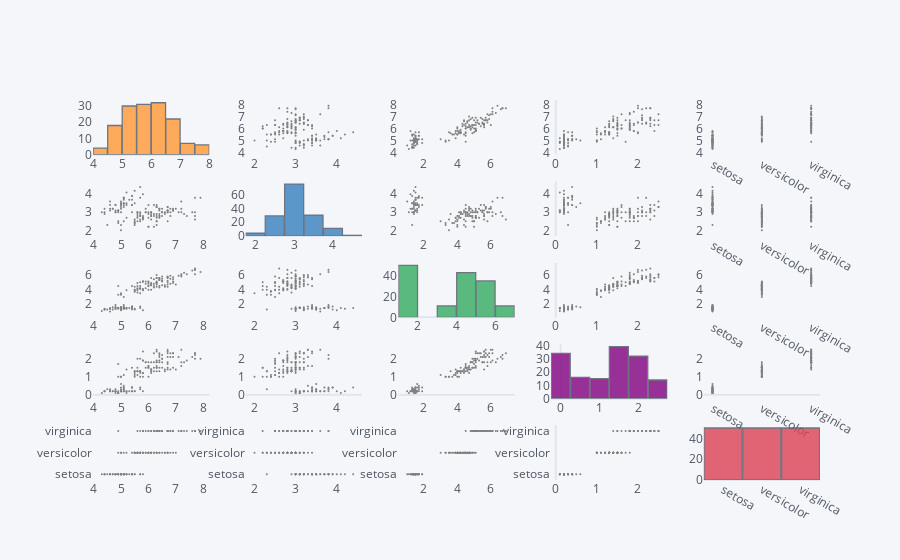

Source (notebook cell):
### Code cell
#scatter_matrix

df.scatter_matrix()

### Figure 1 — Plotly figure (JSON) as saved in the notebook; plotly's stock layout.template omitted (floating-point values rounded to 4 significant figures; data arrays with more than 128 entries replaced by an {"elided": "..."} marker saying what was removed)
{"data": [{"histfunc": "count", "histnorm": "", "marker": {"color": "rgba(255, 153, 51, 1.0)", "line": {"color": "#4D5663", "width": 1.3}}, "name": "sepal_length", "nbinsx": 10, "opacity": 0.8, "orientation": "v", "type": "histogram", "x": {"elided": "150 float values"}, "xaxis": "x", "yaxis": "y"}, {"line": {"color": "rgba(128, 128, 128, 1.0)", "dash": "solid", "shape": "linear", "width": 1.3}, "marker": {"size": 2, "symbol": "circle"}, "mode": "markers", "name": "sepal_length", "text": "", "type": "scatter", "x": {"elided": "150 float values"}, "xaxis": "x2", "y": {"elided": "150 float values"}, "yaxis": "y2"}, {"line": {"color": "rgba(128, 128, 128, 1.0)", "dash": "solid", "shape": "linear", "width": 1.3}, "marker": {"size": 2, "symbol": "circle"}, "mode": "markers", "name": "sepal_length", "text": "", "type": "scatter", "x": {"elided": "150 float values"}, "xaxis": "x3", "y": {"elided": "150 float values"}, "yaxis": "y3"}, {"line": {"color": "rgba(128, 128, 128, 1.0)", "dash": "solid", "shape": "linear", "width": 1.3}, "marker": {"size": 2, "symbol": "circle"}, "mode": "markers", "name": "sepal_length", "text": "", "type": "scatter", "x": {"elided": "150 float values"}, "xaxis": "x4", "y": {"elided": "150 float values"}, "yaxis": "y4"}, {"line": {"color": "rgba(128, 128, 128, 1.0)", "dash": "solid", "shape": "linear", "width": 1.3}, "marker": {"size": 2, "symbol": "circle"}, "mode": "markers", "name": "sepal_length", "text": "", "type": "scatter", "x": {"elided": "150 str values"}, "xaxis": "x5", "y": {"elided": "150 float values"}, "yaxis": "y5"}, {"line": {"color": "rgba(128, 128, 128, 1.0)", "dash": "solid", "shape": "linear", "width": 1.3}, "marker": {"size": 2, "symbol": "circle"}, "mode": "markers", "name": "sepal_width", "text": "", "type": "scatter", "x": {"elided": "150 float values"}, "xaxis": "x6", "y": {"elided": "150 float values"}, "yaxis": "y6"}, {"histfunc": "count", "histnorm": "", "marker": {"color": "rgba(55, 128, 191, 1.0)", "line": {"color": "#4D5663", "width": 1.3}}, "name": "sepal_width", "nbinsx": 10, "opacity": 0.8, "orientation": "v", "type": "histogram", "x": {"elided": "150 float values"}, "xaxis": "x7", "yaxis": "y7"}, {"line": {"color": "rgba(128, 128, 128, 1.0)", "dash": "solid", "shape": "linear", "width": 1.3}, "marker": {"size": 2, "symbol": "circle"}, "mode": "markers", "name": "sepal_width", "text": "", "type": "scatter", "x": {"elided": "150 float values"}, "xaxis": "x8", "y": {"elided": "150 float values"}, "yaxis": "y8"}, {"line": {"color": "rgba(128, 128, 128, 1.0)", "dash": "solid", "shape": "linear", "width": 1.3}, "marker": {"size": 2, "symbol": "circle"}, "mode": "markers", "name": "sepal_width", "text": "", "type": "scatter", "x": {"elided": "150 float values"}, "xaxis": "x9", "y": {"elided": "150 float values"}, "yaxis": "y9"}, {"line": {"color": "rgba(128, 128, 128, 1.0)", "dash": "solid", "shape": "linear", "width": 1.3}, "marker": {"size": 2, "symbol": "circle"}, "mode": "markers", "name": "sepal_width", "text": "", "type": "scatter", "x": {"elided": "150 str values"}, "xaxis": "x10", "y": {"elided": "150 float values"}, "yaxis": "y10"}, {"line": {"color": "rgba(128, 128, 128, 1.0)", "dash": "solid", "shape": "linear", "width": 1.3}, "marker": {"size": 2, "symbol": "circle"}, "mode": "markers", "name": "petal_length", "text": "", "type": "scatter", "x": {"elided": "150 float values"}, "xaxis": "x11", "y": {"elided": "150 float values"}, "yaxis": "y11"}, {"line": {"color": "rgba(128, 128, 128, 1.0)", "dash": "solid", "shape": "linear", "width": 1.3}, "marker": {"size": 2, "symbol": "circle"}, "mode": "markers", "name": "petal_length", "text": "", "type": "scatter", "x": {"elided": "150 float values"}, "xaxis": "x12", "y": {"elided": "150 float values"}, "yaxis": "y12"}, {"histfunc": "count", "histnorm": "", "marker": {"color": "rgba(50, 171, 96, 1.0)", "line": {"color": "#4D5663", "width": 1.3}}, "name": "petal_length", "nbinsx": 10, "opacity": 0.8, "orientation": "v", "type": "histogram", "x": {"elided": "150 float values"}, "xaxis": "x13", "yaxis": "y13"}, {"line": {"color": "rgba(128, 128, 128, 1.0)", "dash": "solid", "shape": "linear", "width": 1.3}, "marker": {"size": 2, "symbol": "circle"}, "mode": "markers", "name": "petal_length", "text": "", "type": "scatter", "x": {"elided": "150 float values"}, "xaxis": "x14", "y": {"elided": "150 float values"}, "yaxis": "y14"}, {"line": {"color": "rgba(128, 128, 128, 1.0)", "dash": "solid", "shape": "linear", "width": 1.3}, "marker": {"size": 2, "symbol": "circle"}, "mode": "markers", "name": "petal_length", "text": "", "type": "scatter", "x": {"elided": "150 str values"}, "xaxis": "x15", "y": {"elided": "150 float values"}, "yaxis": "y15"}, {"line": {"color": "rgba(128, 128, 128, 1.0)", "dash": "solid", "shape": "linear", "width": 1.3}, "marker": {"size": 2, "symbol": "circle"}, "mode": "markers", "name": "petal_width", "text": "", "type": "scatter", "x": {"elided": "150 float values"}, "xaxis": "x16", "y": {"elided": "150 float values"}, "yaxis": "y16"}, {"line": {"color": "rgba(128, 128, 128, 1.0)", "dash": "solid", "shape": "linear", "width": 1.3}, "marker": {"size": 2, "symbol": "circle"}, "mode": "markers", "name": "petal_width", "text": "", "type": "scatter", "x": {"elided": "150 float values"}, "xaxis": "x17", "y": {"elided": "150 float values"}, "yaxis": "y17"}, {"line": {"color": "rgba(128, 128, 128, 1.0)", "dash": "solid", "shape": "linear", "width": 1.3}, "marker": {"size": 2, "symbol": "circle"}, "mode": "markers", "name": "petal_width", "text": "", "type": "scatter", "x": {"elided": "150 float values"}, "xaxis": "x18", "y": {"elided": "150 float values"}, "yaxis": "y18"}, {"histfunc": "count", "histnorm": "", "marker": {"color": "rgba(128, 0, 128, 1.0)", "line": {"color": "#4D5663", "width": 1.3}}, "name": "petal_width", "nbinsx": 10, "opacity": 0.8, "orientation": "v", "type": "histogram", "x": {"elided": "150 float values"}, "xaxis": "x19", "yaxis": "y19"}, {"line": {"color": "rgba(128, 128, 128, 1.0)", "dash": "solid", "shape": "linear", "width": 1.3}, "marker": {"size": 2, "symbol": "circle"}, "mode": "markers", "name": "petal_width", "text": "", "type": "scatter", "x": {"elided": "150 str values"}, "xaxis": "x20", "y": {"elided": "150 float values"}, "yaxis": "y20"}, {"line": {"color": "rgba(128, 128, 128, 1.0)", "dash": "solid", "shape": "linear", "width": 1.3}, "marker": {"size": 2, "symbol": "circle"}, "mode": "markers", "name": "species", "text": "", "type": "scatter", "x": {"elided": "150 float values"}, "xaxis": "x21", "y": {"elided": "150 str values"}, "yaxis": "y21"}, {"line": {"color": "rgba(128, 128, 128, 1.0)", "dash": "solid", "shape": "linear", "width": 1.3}, "marker": {"size": 2, "symbol": "circle"}, "mode": "markers", "name": "species", "text": "", "type": "scatter", "x": {"elided": "150 float values"}, "xaxis": "x22", "y": {"elided": "150 str values"}, "yaxis": "y22"}, {"line": {"color": "rgba(128, 128, 128, 1.0)", "dash": "solid", "shape": "linear", "width": 1.3}, "marker": {"size": 2, "symbol": "circle"}, "mode": "markers", "name": "species", "text": "", "type": "scatter", "x": {"elided": "150 float values"}, "xaxis": "x23", "y": {"elided": "150 str values"}, "yaxis": "y23"}, {"line": {"color": "rgba(128, 128, 128, 1.0)", "dash": "solid", "shape": "linear", "width": 1.3}, "marker": {"size": 2, "symbol": "circle"}, "mode": "markers", "name": "species", "text": "", "type": "scatter", "x": {"elided": "150 float values"}, "xaxis": "x24", "y": {"elided": "150 str values"}, "yaxis": "y24"}, {"histfunc": "count", "histnorm": "", "marker": {"color": "rgba(219, 64, 82, 1.0)", "line": {"color": "#4D5663", "width": 1.3}}, "name": "species", "nbinsx": 10, "opacity": 0.8, "orientation": "v", "type": "histogram", "x": {"elided": "150 str values"}, "xaxis": "x25", "yaxis": "y25"}], "layout": {"bargap": 0.02, "legend": {"bgcolor": "#F5F6F9", "font": {"color": "#4D5663"}}, "paper_bgcolor": "#F5F6F9", "plot_bgcolor": "#F5F6F9", "showlegend": false, "title": {"font": {"color": "#4D5663"}}, "xaxis": {"anchor": "y", "domain": [0, 0.16], "gridcolor": "#E1E5ED", "showgrid": false, "tickfont": {"color": "#4D5663"}, "title": {"font": {"color": "#4D5663"}, "text": ""}, "zerolinecolor": "#E1E5ED"}, "xaxis10": {"anchor": "y10", "domain": [0.84, 1], "gridcolor": "#E1E5ED", "showgrid": false, "tickfont": {"color": "#4D5663"}, "title": {"font": {"color": "#4D5663"}, "text": ""}, "zerolinecolor": "#E1E5ED"}, "xaxis11": {"anchor": "y11", "domain": [0, 0.16], "gridcolor": "#E1E5ED", "showgrid": false, "tickfont": {"color": "#4D5663"}, "title": {"font": {"color": "#4D5663"}, "text": ""}, "zerolinecolor": "#E1E5ED"}, "xaxis12": {"anchor": "y12", "domain": [0.21, 0.37], "gridcolor": "#E1E5ED", "showgrid": false, "tickfont": {"color": "#4D5663"}, "title": {"font": {"color": "#4D5663"}, "text": ""}, "zerolinecolor": "#E1E5ED"}, "xaxis13": {"anchor": "y13", "domain": [0.42, 0.58], "gridcolor": "#E1E5ED", "showgrid": false, "tickfont": {"color": "#4D5663"}, "title": {"font": {"color": "#4D5663"}, "text": ""}, "zerolinecolor": "#E1E5ED"}, "xaxis14": {"anchor": "y14", "domain": [0.63, 0.79], "gridcolor": "#E1E5ED", "showgrid": false, "tickfont": {"color": "#4D5663"}, "title": {"font": {"color": "#4D5663"}, "text": ""}, "zerolinecolor": "#E1E5ED"}, "xaxis15": {"anchor": "y15", "domain": [0.84, 1], "gridcolor": "#E1E5ED", "showgrid": false, "tickfont": {"color": "#4D5663"}, "title": {"font": {"color": "#4D5663"}, "text": ""}, "zerolinecolor": "#E1E5ED"}, "xaxis16": {"anchor": "y16", "domain": [0, 0.16], "gridcolor": "#E1E5ED", "showgrid": false, "tickfont": {"color": "#4D5663"}, "title": {"font": {"color": "#4D5663"}, "text": ""}, "zerolinecolor": "#E1E5ED"}, "xaxis17": {"anchor": "y17", "domain": [0.21, 0.37], "gridcolor": "#E1E5ED", "showgrid": false, "tickfont": {"color": "#4D5663"}, "title": {"font": {"color": "#4D5663"}, "text": ""}, "zerolinecolor": "#E1E5ED"}, "xaxis18": {"anchor": "y18", "domain": [0.42, 0.58], "gridcolor": "#E1E5ED", "showgrid": false, "tickfont": {"color": "#4D5663"}, "title": {"font": {"color": "#4D5663"}, "text": ""}, "zerolinecolor": "#E1E5ED"}, "xaxis19": {"anchor": "y19", "domain": [0.63, 0.79], "gridcolor": "#E1E5ED", "showgrid": false, "tickfont": {"color": "#4D5663"}, "title": {"font": {"color": "#4D5663"}, "text": ""}, "zerolinecolor": "#E1E5ED"}, "xaxis2": {"anchor": "y2", "domain": [0.21, 0.37], "gridcolor": "#E1E5ED", "showgrid": false, "tickfont": {"color": "#4D5663"}, "title": {"font": {"color": "#4D5663"}, "text": ""}, "zerolinecolor": "#E1E5ED"}, "xaxis20": {"anchor": "y20", "domain": [0.84, 1], "gridcolor": "#E1E5ED", "showgrid": false, "tickfont": {"color": "#4D5663"}, "title": {"font": {"color": "#4D5663"}, "text": ""}, "zerolinecolor": "#E1E5ED"}, "xaxis21": {"anchor": "y21", "domain": [0, 0.16], "gridcolor": "#E1E5ED", "showgrid": false, "tickfont": {"color": "#4D5663"}, "title": {"font": {"color": "#4D5663"}, "text": ""}, "zerolinecolor": "#E1E5ED"}, "xaxis22": {"anchor": "y22", "domain": [0.21, 0.37], "gridcolor": "#E1E5ED", "showgrid": false, "tickfont": {"color": "#4D5663"}, "title": {"font": {"color": "#4D5663"}, "text": ""}, "zerolinecolor": "#E1E5ED"}, "xaxis23": {"anchor": "y23", "domain": [0.42, 0.58], "gridcolor": "#E1E5ED", "showgrid": false, "tickfont": {"color": "#4D5663"}, "title": {"font": {"color": "#4D5663"}, "text": ""}, "zerolinecolor": "#E1E5ED"}, "xaxis24": {"anchor": "y24", "domain": [0.63, 0.79], "gridcolor": "#E1E5ED", "showgrid": false, "tickfont": {"color": "#4D5663"}, "title": {"font": {"color": "#4D5663"}, "text": ""}, "zerolinecolor": "#E1E5ED"}, "xaxis25": {"anchor": "y25", "domain": [0.84, 1], "gridcolor": "#E1E5ED", "showgrid": false, "tickfont": {"color": "#4D5663"}, "title": {"font": {"color": "#4D5663"}, "text": ""}, "zerolinecolor": "#E1E5ED"}, "xaxis3": {"anchor": "y3", "domain": [0.42, 0.58], "gridcolor": "#E1E5ED", "showgrid": false, "tickfont": {"color": "#4D5663"}, "title": {"font": {"color": "#4D5663"}, "text": ""}, "zerolinecolor": "#E1E5ED"}, "xaxis4": {"anchor": "y4", "domain": [0.63, 0.79], "gridcolor": "#E1E5ED", "showgrid": false, "tickfont": {"color": "#4D5663"}, "title": {"font": {"color": "#4D5663"}, "text": ""}, "zerolinecolor": "#E1E5ED"}, "xaxis5": {"anchor": "y5", "domain": [0.84, 1], "gridcolor": "#E1E5ED", "showgrid": false, "tickfont": {"color": "#4D5663"}, "title": {"font": {"color": "#4D5663"}, "text": ""}, "zerolinecolor": "#E1E5ED"}, "xaxis6": {"anchor": "y6", "domain": [0, 0.16], "gridcolor": "#E1E5ED", "showgrid": false, "tickfont": {"color": "#4D5663"}, "title": {"font": {"color": "#4D5663"}, "text": ""}, "zerolinecolor": "#E1E5ED"}, "xaxis7": {"anchor": "y7", "domain": [0.21, 0.37], "gridcolor": "#E1E5ED", "showgrid": false, "tickfont": {"color": "#4D5663"}, "title": {"font": {"color": "#4D5663"}, "text": ""}, "zerolinecolor": "#E1E5ED"}, "xaxis8": {"anchor": "y8", "domain": [0.42, 0.58], "gridcolor": "#E1E5ED", "showgrid": false, "tickfont": {"color": "#4D5663"}, "title": {"font": {"color": "#4D5663"}, "text": ""}, "zerolinecolor": "#E1E5ED"}, "xaxis9": {"anchor": "y9", "domain": [0.63, 0.79], "gridcolor": "#E1E5ED", "showgrid": false, "tickfont": {"color": "#4D5663"}, "title": {"font": {"color": "#4D5663"}, "text": ""}, "zerolinecolor": "#E1E5ED"}, "yaxis": {"anchor": "x", "domain": [0.856, 1], "gridcolor": "#E1E5ED", "showgrid": false, "tickfont": {"color": "#4D5663"}, "title": {"font": {"color": "#4D5663"}, "text": ""}, "zerolinecolor": "#E1E5ED"}, "yaxis10": {"anchor": "x10", "domain": [0.642, 0.786], "gridcolor": "#E1E5ED", "showgrid": false, "tickfont": {"color": "#4D5663"}, "title": {"font": {"color": "#4D5663"}, "text": ""}, "zerolinecolor": "#E1E5ED"}, "yaxis11": {"anchor": "x11", "domain": [0.428, 0.572], "gridcolor": "#E1E5ED", "showgrid": false, "tickfont": {"color": "#4D5663"}, "title": {"font": {"color": "#4D5663"}, "text": ""}, "zerolinecolor": "#E1E5ED"}, "yaxis12": {"anchor": "x12", "domain": [0.428, 0.572], "gridcolor": "#E1E5ED", "showgrid": false, "tickfont": {"color": "#4D5663"}, "title": {"font": {"color": "#4D5663"}, "text": ""}, "zerolinecolor": "#E1E5ED"}, "yaxis13": {"anchor": "x13", "domain": [0.428, 0.572], "gridcolor": "#E1E5ED", "showgrid": false, "tickfont": {"color": "#4D5663"}, "title": {"font": {"color": "#4D5663"}, "text": ""}, "zerolinecolor": "#E1E5ED"}, "yaxis14": {"anchor": "x14", "domain": [0.428, 0.572], "gridcolor": "#E1E5ED", "showgrid": false, "tickfont": {"color": "#4D5663"}, "title": {"font": {"color": "#4D5663"}, "text": ""}, "zerolinecolor": "#E1E5ED"}, "yaxis15": {"anchor": "x15", "domain": [0.428, 0.572], "gridcolor": "#E1E5ED", "showgrid": false, "tickfont": {"color": "#4D5663"}, "title": {"font": {"color": "#4D5663"}, "text": ""}, "zerolinecolor": "#E1E5ED"}, "yaxis16": {"anchor": "x16", "domain": [0.214, 0.358], "gridcolor": "#E1E5ED", "showgrid": false, "tickfont": {"color": "#4D5663"}, "title": {"font": {"color": "#4D5663"}, "text": ""}, "zerolinecolor": "#E1E5ED"}, "yaxis17": {"anchor": "x17", "domain": [0.214, 0.358], "gridcolor": "#E1E5ED", "showgrid": false, "tickfont": {"color": "#4D5663"}, "title": {"font": {"color": "#4D5663"}, "text": ""}, "zerolinecolor": "#E1E5ED"}, "yaxis18": {"anchor": "x18", "domain": [0.214, 0.358], "gridcolor": "#E1E5ED", "showgrid": false, "tickfont": {"color": "#4D5663"}, "title": {"font": {"color": "#4D5663"}, "text": ""}, "zerolinecolor": "#E1E5ED"}, "yaxis19": {"anchor": "x19", "domain": [0.214, 0.358], "gridcolor": "#E1E5ED", "showgrid": false, "tickfont": {"color": "#4D5663"}, "title": {"font": {"color": "#4D5663"}, "text": ""}, "zerolinecolor": "#E1E5ED"}, "yaxis2": {"anchor": "x2", "domain": [0.856, 1], "gridcolor": "#E1E5ED", "showgrid": false, "tickfont": {"color": "#4D5663"}, "title": {"font": {"color": "#4D5663"}, "text": ""}, "zerolinecolor": "#E1E5ED"}, "yaxis20": {"anchor": "x20", "domain": [0.214, 0.358], "gridcolor": "#E1E5ED", "showgrid": false, "tickfont": {"color": "#4D5663"}, "title": {"font": {"color": "#4D5663"}, "text": ""}, "zerolinecolor": "#E1E5ED"}, "yaxis21": {"anchor": "x21", "domain": [0, 0.144], "gridcolor": "#E1E5ED", "showgrid": false, "tickfont": {"color": "#4D5663"}, "title": {"font": {"color": "#4D5663"}, "text": ""}, "zerolinecolor": "#E1E5ED"}, "yaxis22": {"anchor": "x22", "domain": [0, 0.144], "gridcolor": "#E1E5ED", "showgrid": false, "tickfont": {"color": "#4D5663"}, "title": {"font": {"color": "#4D5663"}, "text": ""}, "zerolinecolor": "#E1E5ED"}, "yaxis23": {"anchor": "x23", "domain": [0, 0.144], "gridcolor": "#E1E5ED", "showgrid": false, "tickfont": {"color": "#4D5663"}, "title": {"font": {"color": "#4D5663"}, "text": ""}, "zerolinecolor": "#E1E5ED"}, "yaxis24": {"anchor": "x24", "domain": [0, 0.144], "gridcolor": "#E1E5ED", "showgrid": false, "tickfont": {"color": "#4D5663"}, "title": {"font": {"color": "#4D5663"}, "text": ""}, "zerolinecolor": "#E1E5ED"}, "yaxis25": {"anchor": "x25", "domain": [0, 0.144], "gridcolor": "#E1E5ED", "showgrid": false, "tickfont": {"color": "#4D5663"}, "title": {"font": {"color": "#4D5663"}, "text": ""}, "zerolinecolor": "#E1E5ED"}, "yaxis3": {"anchor": "x3", "domain": [0.856, 1], "gridcolor": "#E1E5ED", "showgrid": false, "tickfont": {"color": "#4D5663"}, "title": {"font": {"color": "#4D5663"}, "text": ""}, "zerolinecolor": "#E1E5ED"}, "yaxis4": {"anchor": "x4", "domain": [0.856, 1], "gridcolor": "#E1E5ED", "showgrid": false, "tickfont": {"color": "#4D5663"}, "title": {"font": {"color": "#4D5663"}, "text": ""}, "zerolinecolor": "#E1E5ED"}, "yaxis5": {"anchor": "x5", "domain": [0.856, 1], "gridcolor": "#E1E5ED", "showgrid": false, "tickfont": {"color": "#4D5663"}, "title": {"font": {"color": "#4D5663"}, "text": ""}, "zerolinecolor": "#E1E5ED"}, "yaxis6": {"anchor": "x6", "domain": [0.642, 0.786], "gridcolor": "#E1E5ED", "showgrid": false, "tickfont": {"color": "#4D5663"}, "title": {"font": {"color": "#4D5663"}, "text": ""}, "zerolinecolor": "#E1E5ED"}, "yaxis7": {"anchor": "x7", "domain": [0.642, 0.786], "gridcolor": "#E1E5ED", "showgrid": false, "tickfont": {"color": "#4D5663"}, "title": {"font": {"color": "#4D5663"}, "text": ""}, "zerolinecolor": "#E1E5ED"}, "yaxis8": {"anchor": "x8", "domain": [0.642, 0.786], "gridcolor": "#E1E5ED", "showgrid": false, "tickfont": {"color": "#4D5663"}, "title": {"font": {"color": "#4D5663"}, "text": ""}, "zerolinecolor": "#E1E5ED"}, "yaxis9": {"anchor": "x9", "domain": [0.642, 0.786], "gridcolor": "#E1E5ED", "showgrid": false, "tickfont": {"color": "#4D5663"}, "title": {"font": {"color": "#4D5663"}, "text": ""}, "zerolinecolor": "#E1E5ED"}}}
